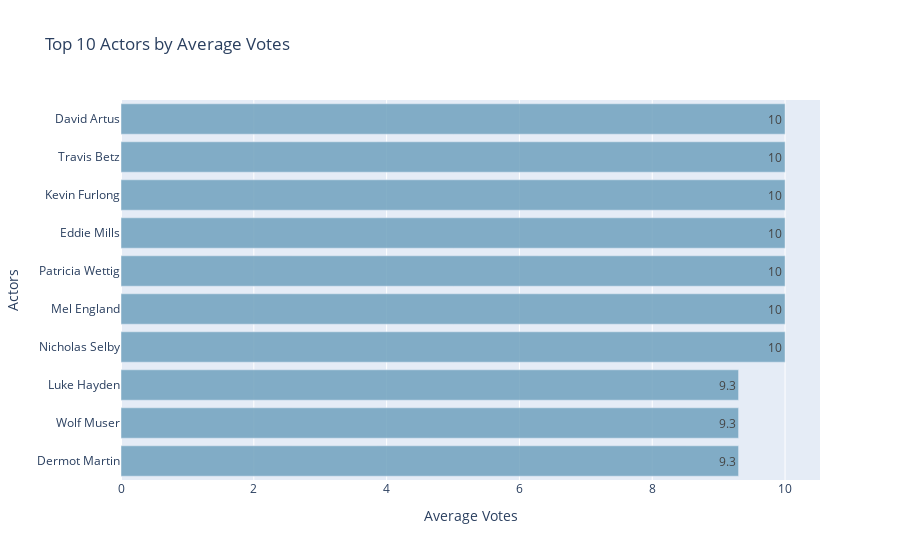

The code cell stored with this chart in its notebook:
### Code cell
import plotly.graph_objects as go

# Sorting and selecting the top 10 actors by average votes in descending order
top_actors_by_votes = actor_performance.sort_values(by='vote_average', ascending=False).head(10)

# Reverse the dataframe for plotting to ensure highest appears on top in horizontal chart
top_actors_by_votes = top_actors_by_votes.iloc[::-1]

# Create a single plot for top actors by average votes
fig = go.Figure()

# Bar chart for top actors by average votes
fig.add_trace(
    go.Bar(
        x=top_actors_by_votes['vote_average'], 
        y=top_actors_by_votes.index, 
        orientation='h', 
        name='Average Votes',
        text=top_actors_by_votes['vote_average'].round(2), 
        textposition='inside',
        marker_color='rgba(112, 161, 190, 0.85)'  # Soft blue with transparency
    )
)

# Update layout for better viewing
fig.update_layout(
    height=600,
    showlegend=False,
    title_text="Top 10 Actors by Average Votes",
    xaxis=dict(title="Average Votes"),
    yaxis=dict(title="Actors")
)

# Show the figure
fig.show()

### Figure 1 — Plotly figure (JSON) as saved in the notebook; plotly's stock layout.template omitted (floating-point values rounded to 4 significant figures)
{"data": [{"marker": {"color": "rgba(112, 161, 190, 0.85)"}, "name": "Average Votes", "orientation": "h", "text": [9.3, 9.3, 9.3, 10, 10, 10, 10, 10, 10, 10], "textposition": "inside", "type": "bar", "x": [9.3, 9.3, 9.3, 10, 10, 10, 10, 10, 10, 10], "y": ["Dermot Martin", "Wolf Muser", "Luke Hayden", "Nicholas Selby", "Mel England", "Patricia Wettig", "Eddie Mills", "Kevin Furlong", "Travis Betz", "David Artus"]}], "layout": {"autosize": true, "showlegend": false, "title": {"text": "Top 10 Actors by Average Votes"}, "xaxis": {"autorange": true, "range": [0, 10.53], "title": {"text": "Average Votes"}, "type": "linear"}, "yaxis": {"autorange": true, "range": [-0.5, 9.5], "title": {"text": "Actors"}, "type": "category"}}}
